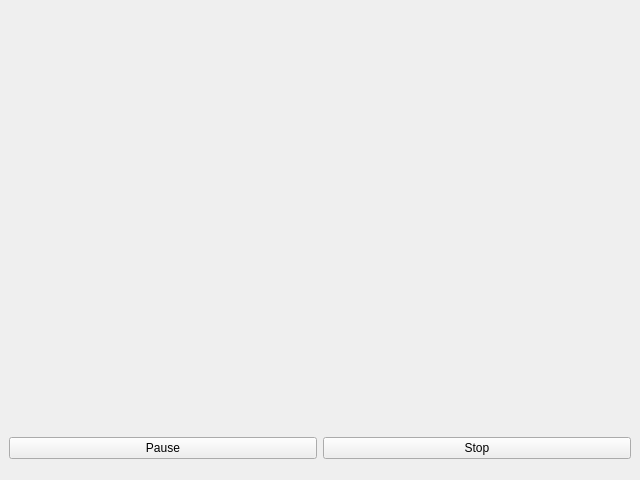
<?xml version="1.0" encoding="UTF-8"?>
<ui version="4.0">
 <class>Player</class>
 <widget class="QMainWindow" name="Player">
  <property name="geometry">
   <rect>
    <x>0</x>
    <y>0</y>
    <width>640</width>
    <height>480</height>
   </rect>
  </property>
  <property name="windowTitle">
   <string>Basic Player Test</string>
  </property>
  <widget class="QWidget" name="centralwidget">
   <layout class="QGridLayout" name="gridLayout_2">
    <item row="2" column="1">
     <widget class="QPushButton" name="stop">
      <property name="text">
       <string>Stop</string>
      </property>
     </widget>
    </item>
    <item row="2" column="0">
     <widget class="QPushButton" name="pause">
      <property name="text">
       <string>Pause</string>
      </property>
      <property name="checkable">
       <bool>true</bool>
      </property>
     </widget>
    </item>
    <item row="0" column="0" colspan="2">
     <widget class="QEXTVLCWidgetVideo" name="video" native="true"/>
    </item>
    <item row="4" column="0" colspan="2">
     <widget class="QEXTVLCWidgetSeek" name="seek" native="true">
      <property name="sizePolicy">
       <sizepolicy hsizetype="Preferred" vsizetype="Maximum">
        <horstretch>0</horstretch>
        <verstretch>0</verstretch>
       </sizepolicy>
      </property>
     </widget>
    </item>
    <item row="3" column="0" colspan="2">
     <widget class="QEXTVLCWidgetVolumeSlider" name="volume" native="true">
      <property name="sizePolicy">
       <sizepolicy hsizetype="Preferred" vsizetype="Maximum">
        <horstretch>0</horstretch>
        <verstretch>0</verstretch>
       </sizepolicy>
      </property>
     </widget>
    </item>
   </layout>
  </widget>
 </widget>
 <customwidgets>
  <customwidget>
   <class>QEXTVLCWidgetVideo</class>
   <extends>QWidget</extends>
   <header>qextVLCWidgetVideo.h</header>
   <container>1</container>
   <slots>
    <signal>fullscreen()</signal>
    <slot>toggleFullscreen()</slot>
   </slots>
  </customwidget>
  <customwidget>
   <class>QEXTVLCWidgetVolumeSlider</class>
   <extends>QWidget</extends>
   <header>qextVLCWidgetVolumeSlider.h</header>
   <container>1</container>
   <slots>
    <slot>mute()</slot>
    <slot>volumeUp()</slot>
    <slot>volumeDown()</slot>
   </slots>
  </customwidget>
  <customwidget>
   <class>QEXTVLCWidgetSeek</class>
   <extends>QWidget</extends>
   <header>qextVLCWidgetSeek.h</header>
   <container>1</container>
  </customwidget>
 </customwidgets>
 <resources/>
 <connections/>
</ui>
